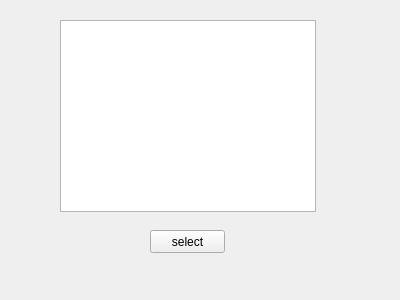
<?xml version="1.0" encoding="UTF-8"?>
<ui version="4.0">
 <class>deaths_by_reg</class>
 <widget class="QWidget" name="deaths_by_reg">
  <property name="geometry">
   <rect>
    <x>0</x>
    <y>0</y>
    <width>400</width>
    <height>300</height>
   </rect>
  </property>
  <property name="windowTitle">
   <string>Form</string>
  </property>
  <widget class="QPushButton" name="pushButton">
   <property name="geometry">
    <rect>
     <x>150</x>
     <y>230</y>
     <width>75</width>
     <height>23</height>
    </rect>
   </property>
   <property name="text">
    <string>select</string>
   </property>
  </widget>
  <widget class="QTableView" name="tableView">
   <property name="geometry">
    <rect>
     <x>60</x>
     <y>20</y>
     <width>256</width>
     <height>192</height>
    </rect>
   </property>
  </widget>
 </widget>
 <resources/>
 <connections/>
</ui>
